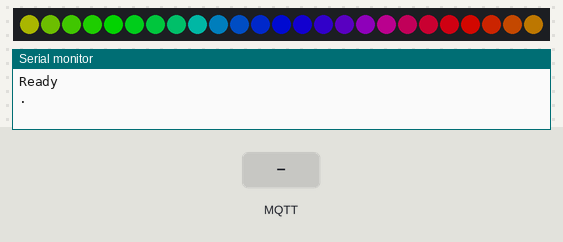
The program below on a simulated ESP8266 (NodeMCU). On the bench: 25 RGB LEDs in strip order, left to right, the last lines printed to the serial monitor. The inputs (shaded band) are chosen by the test bench. Dim RGB values are drawn brighter than linear; WiFi joins after 1.5 s; servers stay silent unless stated; no MQTT or app messages arrive unless stated.

Above: at 1.7 s.
1.8 s: MQTT message "1" arrives on the first subscribed topic
At 2.45 s:
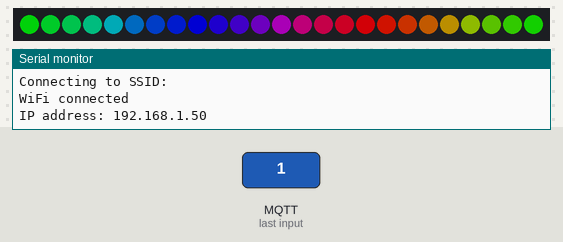
7.4 s: MQTT message "color wipe inverted" arrives on the second subscribed topic
At 7.45 s:
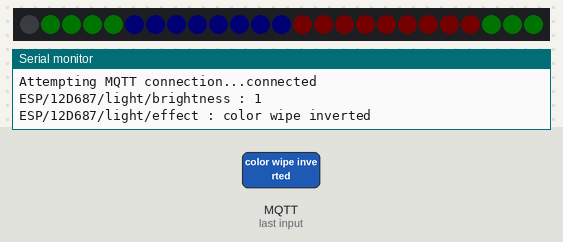
9.2 s: MQTT message "color wipe" arrives on the second subscribed topic
At 10.97 s:
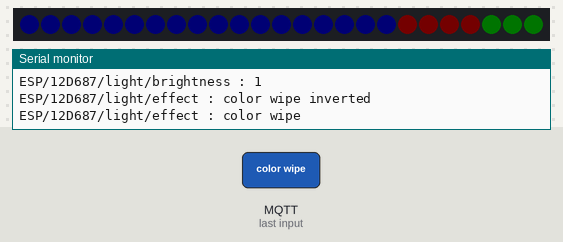

Measured:
- after the input at 7.4 s, the LEDs: change at once (image 2)
- after the input at 9.2 s, the LEDs: first change at once (image 3 shows a later state)

The program:

main.cpp
```cpp
#include <ESP8266WiFi.h>
#include <PubSubClient.h>
#include <WS2812FX.h>

#define WIFI_SSID ""
#define WIFI_PASSWORD ""

#define MQTT_SERVER ""
#define MQTT_USER ""
#define MQTT_PASSWORD ""
#define MQTT_PORT 1883
#define LED_PIN 2 // D2 on ESP8266
#define LED_COUNT 25
#define NEO_PIXEL_TYPE NEO_GRB + NEO_KHZ800
#define DEFAULT_EFFECT FX_MODE_RAINBOW_CYCLE
#define DEFAULT_POWER_ON_STATE true

WiFiClient espClient;
PubSubClient client(espClient);
WS2812FX ws2812fx = WS2812FX(LED_COUNT, LED_PIN, NEO_PIXEL_TYPE);

uint8_t red = 0;
uint8_t green = 0;
uint8_t blue = 255;
uint8_t brightness = 127;         // 50%

uint16_t speed = 50;
uint16_t reset_counter = 0;
uint32_t last_time = 0;

boolean wifi_status = false;
boolean state = DEFAULT_POWER_ON_STATE;

const char *will_msg = "Offline";
const char *online_msg = "Online";
const char PREFIX_TOPIC[] = "ESP/";
const char TOPIC_SPEED[] = "/light/speed";
const char TOPIC_EFFECT[] = "/light/effect";
const char TOPIC_BRIGHTNESS[] = "/light/brightness";
const char TOPIC_COLOR[] = "/light/color";
const char TOPIC_STATE[] = "/light/state";
const char TOPIC_LWT[] = "/light/LWT";

char chip_id[7];
uint16_t count = sprintf(chip_id, "%06X", ESP.getChipId());
const size_t chip_id_size = sizeof(chip_id);
char prefix_topic[chip_id_size + sizeof(PREFIX_TOPIC) ];
const size_t prefix_topic_size = sizeof(prefix_topic);

char topic_speed[prefix_topic_size + sizeof(TOPIC_SPEED)];
char topic_effect[prefix_topic_size + sizeof(TOPIC_EFFECT)];
char topic_brightness[prefix_topic_size + sizeof(TOPIC_BRIGHTNESS)];
char topic_color[prefix_topic_size + sizeof(TOPIC_COLOR)];
char topic_state[prefix_topic_size + sizeof(TOPIC_STATE)];
char topic_lwt[prefix_topic_size + sizeof(TOPIC_BRIGHTNESS)];

void generateMqttTopics() {
  strcpy(prefix_topic, PREFIX_TOPIC);
  strcat(prefix_topic, chip_id);

  strcpy(topic_speed, prefix_topic);
  strcat(topic_speed, TOPIC_SPEED);

  strcpy(topic_effect, prefix_topic);
  strcat(topic_effect, TOPIC_EFFECT);

  strcpy(topic_brightness, prefix_topic);
  strcat(topic_brightness, TOPIC_BRIGHTNESS);

  strcpy(topic_lwt, prefix_topic);
  strcat(topic_lwt, TOPIC_LWT);

  strcpy(topic_color, prefix_topic);
  strcat(topic_color, TOPIC_COLOR);

  strcpy(topic_state, prefix_topic);
  strcat(topic_state, TOPIC_STATE);
}

uint32_t rgbToHex(uint8_t r, uint8_t g, uint8_t b) {
  return ((r & 0xff) << 16) + ((g & 0xff) << 8) + (b & 0xff);
}

uint32_t strToHex(String str) {
  return (uint32_t) strtol( &str[1], NULL, 16);
}

bool isTrue(char *value) {
  return (!strcmp(value, "on") || !strcmp(value, "1") || !strcmp(value, "true"));
}

void setEffect(String effect) {
  if (effect == "static")
    ws2812fx.setMode(FX_MODE_STATIC);
  if (effect == "blink")
    ws2812fx.setMode(FX_MODE_BLINK);
  if (effect == "breath")
    ws2812fx.setMode(FX_MODE_BREATH);
  if (effect == "color wipe")
    ws2812fx.setMode(FX_MODE_COLOR_WIPE);
  if (effect == "color wipe inverted")
    ws2812fx.setMode(FX_MODE_COLOR_WIPE_INV);
  if (effect == "color wipe reverse")
    ws2812fx.setMode(FX_MODE_COLOR_WIPE_REV);
  if (effect == "color wipe reverse inverted")
    ws2812fx.setMode(FX_MODE_COLOR_WIPE_REV_INV);
  if (effect == "color wipe random")
    ws2812fx.setMode(FX_MODE_COLOR_WIPE_RANDOM);
  if (effect == "random color")
    ws2812fx.setMode(FX_MODE_RANDOM_COLOR);
  if (effect == "single dynamic")
    ws2812fx.setMode(FX_MODE_SINGLE_DYNAMIC);
  if (effect == "multi dynamic")
    ws2812fx.setMode(FX_MODE_MULTI_DYNAMIC);
  if (effect == "rainbow")
    ws2812fx.setMode(FX_MODE_RAINBOW);
  if (effect == "rainbow cycle")
    ws2812fx.setMode(FX_MODE_RAINBOW_CYCLE);
  if (effect == "scan")
    ws2812fx.setMode(FX_MODE_SCAN);
  if (effect == "dual scan")
    ws2812fx.setMode(FX_MODE_DUAL_SCAN);
  if (effect == "fade")
    ws2812fx.setMode(FX_MODE_FADE);
  if (effect == "theater chase")
    ws2812fx.setMode(FX_MODE_THEATER_CHASE);
  if (effect == "theater chase rainbow")
    ws2812fx.setMode(FX_MODE_THEATER_CHASE_RAINBOW);
  if (effect == "running lights")
    ws2812fx.setMode(FX_MODE_RUNNING_LIGHTS);
  if (effect == "twinkle")
    ws2812fx.setMode(FX_MODE_TWINKLE);
  if (effect == "twinkle random")
    ws2812fx.setMode(FX_MODE_TWINKLE_RANDOM);
  if (effect == "twinkle fade")
    ws2812fx.setMode(FX_MODE_TWINKLE_FADE);
  if (effect == "twinkle fade random")
    ws2812fx.setMode(FX_MODE_TWINKLE_FADE_RANDOM);
  if (effect == "sparkle")
    ws2812fx.setMode(FX_MODE_SPARKLE);
  if (effect == "flash sparkle")
    ws2812fx.setMode(FX_MODE_FLASH_SPARKLE);
  if (effect == "hyper sparkle")
    ws2812fx.setMode(FX_MODE_HYPER_SPARKLE);
  if (effect == "strobe")
    ws2812fx.setMode(FX_MODE_STROBE);
  if (effect == "strobe rainbow")
    ws2812fx.setMode(FX_MODE_STROBE_RAINBOW);
  if (effect == "multi strobe")
    ws2812fx.setMode(FX_MODE_MULTI_STROBE);
  if (effect == "blink rainbow")
    ws2812fx.setMode(FX_MODE_BLINK_RAINBOW);
  if (effect == "chase white")
    ws2812fx.setMode(FX_MODE_CHASE_WHITE);
  if (effect == "chase color")
    ws2812fx.setMode(FX_MODE_CHASE_COLOR);
  if (effect == "chase random")
    ws2812fx.setMode(FX_MODE_CHASE_RANDOM);
  if (effect == "chase rainbow")
    ws2812fx.setMode(FX_MODE_CHASE_RAINBOW);
  if (effect == "chase flash")
    ws2812fx.setMode(FX_MODE_CHASE_FLASH);
  if (effect == "chase random")
    ws2812fx.setMode(FX_MODE_CHASE_FLASH_RANDOM);
  if (effect == "chase rainbow white")
    ws2812fx.setMode(FX_MODE_CHASE_RAINBOW_WHITE);
  if (effect == "chase blackout")
    ws2812fx.setMode(FX_MODE_CHASE_BLACKOUT);
  if (effect == "chase blackout rainbow")
    ws2812fx.setMode(FX_MODE_CHASE_BLACKOUT_RAINBOW);
  if (effect == "color sweep random")
    ws2812fx.setMode(FX_MODE_COLOR_SWEEP_RANDOM);
  if (effect == "running color")
    ws2812fx.setMode(FX_MODE_RUNNING_COLOR);
  if (effect == "running red blue")
    ws2812fx.setMode(FX_MODE_RUNNING_RED_BLUE);
  if (effect == "running random")
    ws2812fx.setMode(FX_MODE_RUNNING_RANDOM);
  if (effect == "larson scanner")
    ws2812fx.setMode(FX_MODE_LARSON_SCANNER);
  if (effect == "comet")
    ws2812fx.setMode(FX_MODE_COMET);
  if (effect == "fireworks")
    ws2812fx.setMode(FX_MODE_FIREWORKS);
  if (effect == "fireworks random")
    ws2812fx.setMode(FX_MODE_FIREWORKS_RANDOM);
  if (effect == "merry christmas")
    ws2812fx.setMode(FX_MODE_MERRY_CHRISTMAS);
  if (effect == "fire flicker")
    ws2812fx.setMode(FX_MODE_FIRE_FLICKER);
  if (effect == "fire flicker soft")
    ws2812fx.setMode(FX_MODE_FIRE_FLICKER_SOFT);
  if (effect == "fire flicker intense")
    ws2812fx.setMode(FX_MODE_FIRE_FLICKER_INTENSE);
  if (effect == "circus combustus")
    ws2812fx.setMode(FX_MODE_CIRCUS_COMBUSTUS);
  if (effect == "halloween")
    ws2812fx.setMode(FX_MODE_HALLOWEEN);
  if (effect == "bicolor chase")
    ws2812fx.setMode(FX_MODE_BICOLOR_CHASE);
  if (effect == "tricolor chase")
    ws2812fx.setMode(FX_MODE_TRICOLOR_CHASE);
  if (effect == "icu")
    ws2812fx.setMode(FX_MODE_ICU);
}


void process(char *topic, char *message) {
  if (!strcmp(topic, topic_effect)) setEffect(String(message));
  if (!strcmp(topic, topic_speed)) ws2812fx.setSpeed(String(message).toInt());
  if (!strcmp(topic, topic_brightness)) ws2812fx.setBrightness(String(message).toInt());
  if (!strcmp(topic, topic_color)) ws2812fx.setColor(strToHex(String(message)));

  if (!strcmp(topic, topic_state)) {
    if (isTrue(message)) {
      if (!ws2812fx.isRunning()) ws2812fx.start();
    } else {
      ws2812fx.stop();
    }
  }
}

void callback(char *topic, byte *payload, unsigned int length) {
  char message[length + 1];
  for (int i = 0; i < length; i++) {
    message[i] = (char)payload[i];
  }
  message[length] = '\0';

  Serial.print(topic);
  Serial.print(" : ");
  Serial.println(message);

  process(topic, message);
}

void setup() {
  Serial.begin(115200);
  delay(500);
  generateMqttTopics();

  ws2812fx.init();
  ws2812fx.setBrightness(brightness);
  ws2812fx.setColor(rgbToHex(red, green, blue));
  ws2812fx.setSpeed(speed * 100);
  ws2812fx.setMode(DEFAULT_EFFECT);
  ws2812fx.start();

  WiFi.mode(WIFI_STA);
  WiFi.hostname(chip_id);
  WiFi.begin(WIFI_SSID, WIFI_PASSWORD);

  client.setServer(MQTT_SERVER, MQTT_PORT);
  client.setCallback(callback);
  Serial.println("Ready");
}

void loop() {
  ws2812fx.service();
  uint32_t now = millis();

  if (WiFi.status() != WL_CONNECTED ) {
    if (now - last_time > 1000) {
      last_time = now;
      wifi_status = true;
      reset_counter++;
      if (reset_counter > 10) {
        Serial.println("");
        Serial.println("Restart");
        delay(1000);
        ESP.restart();
      }
      Serial.print(".");
    }
  } else {
    if (wifi_status) {
      wifi_status = false;
      Serial.println("");
      Serial.print("Connecting to SSID: ");
      Serial.println(WIFI_SSID);
      Serial.println("");
      Serial.println("WiFi connected");
      Serial.print("IP address: ");
      Serial.println(WiFi.localIP());
    }
    if (!client.connected()) {
      if (now - last_time > 5000) {
        last_time = now;
        Serial.print("Attempting MQTT connection...");
        if (client.connect(chip_id, MQTT_USER, MQTT_PASSWORD, topic_lwt, 2, 1, will_msg)) {
          Serial.println("connected");
          client.publish(topic_lwt, online_msg, 1); // Send last will message
          client.publish(topic_brightness, "");
          client.publish(topic_effect, "");
          client.publish(topic_speed, "");
          client.publish(topic_color, "");
          client.publish(topic_state, "");
          client.subscribe(topic_brightness);
          client.subscribe(topic_effect);
          client.subscribe(topic_speed);
          client.subscribe(topic_color);
          client.subscribe(topic_state);
        } else {
          Serial.print("failed, rc=");
          Serial.print(client.state());
          Serial.println(" try again in 5 seconds");
        }
      }
    } else {
      client.loop(); // Check MQTT
    }
  }
}
```
